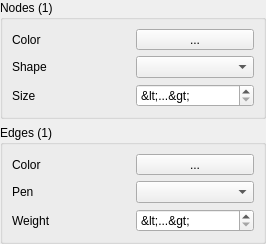
<?xml version="1.0" encoding="UTF-8"?>
<ui version="4.0">
 <class>CNodeEdgePropertiesUI</class>
 <widget class="QWidget" name="CNodeEdgePropertiesUI">
  <property name="geometry">
   <rect>
    <x>0</x>
    <y>0</y>
    <width>266</width>
    <height>214</height>
   </rect>
  </property>
  <property name="sizePolicy">
   <sizepolicy hsizetype="Preferred" vsizetype="Maximum">
    <horstretch>0</horstretch>
    <verstretch>0</verstretch>
   </sizepolicy>
  </property>
  <property name="windowTitle">
   <string>Form</string>
  </property>
  <layout class="QVBoxLayout" name="verticalLayout">
   <property name="leftMargin">
    <number>0</number>
   </property>
   <property name="topMargin">
    <number>0</number>
   </property>
   <property name="rightMargin">
    <number>0</number>
   </property>
   <property name="bottomMargin">
    <number>0</number>
   </property>
   <item>
    <widget class="QGroupBox" name="NodesBox">
     <property name="title">
      <string>Nodes (1)</string>
     </property>
     <layout class="QGridLayout" name="gridLayout">
      <item row="3" column="0">
       <widget class="QLabel" name="label_2">
        <property name="text">
         <string>Size</string>
        </property>
       </widget>
      </item>
      <item row="3" column="1">
       <widget class="QSpinBox" name="NodeSize">
        <property name="sizePolicy">
         <sizepolicy hsizetype="Preferred" vsizetype="Fixed">
          <horstretch>0</horstretch>
          <verstretch>0</verstretch>
         </sizepolicy>
        </property>
        <property name="specialValueText">
         <string>&lt;...&gt;</string>
        </property>
        <property name="correctionMode">
         <enum>QAbstractSpinBox::CorrectToNearestValue</enum>
        </property>
        <property name="minimum">
         <number>0</number>
        </property>
        <property name="maximum">
         <number>50</number>
        </property>
       </widget>
      </item>
      <item row="1" column="1">
       <widget class="QComboBox" name="NodeShape">
        <property name="sizePolicy">
         <sizepolicy hsizetype="Preferred" vsizetype="Fixed">
          <horstretch>0</horstretch>
          <verstretch>0</verstretch>
         </sizepolicy>
        </property>
       </widget>
      </item>
      <item row="1" column="0">
       <widget class="QLabel" name="label_3">
        <property name="text">
         <string>Shape</string>
        </property>
       </widget>
      </item>
      <item row="0" column="1">
       <widget class="QSint::ColorButton" name="NodeColor">
        <property name="sizePolicy">
         <sizepolicy hsizetype="Preferred" vsizetype="Fixed">
          <horstretch>0</horstretch>
          <verstretch>0</verstretch>
         </sizepolicy>
        </property>
        <property name="text">
         <string>...</string>
        </property>
       </widget>
      </item>
      <item row="0" column="0">
       <widget class="QLabel" name="label">
        <property name="text">
         <string>Color</string>
        </property>
       </widget>
      </item>
     </layout>
    </widget>
   </item>
   <item>
    <widget class="QGroupBox" name="EdgesBox">
     <property name="title">
      <string>Edges (1)</string>
     </property>
     <layout class="QGridLayout" name="gridLayout_2">
      <item row="1" column="1">
       <widget class="QPenComboBox" name="EdgePen">
        <property name="sizePolicy">
         <sizepolicy hsizetype="Preferred" vsizetype="Fixed">
          <horstretch>0</horstretch>
          <verstretch>0</verstretch>
         </sizepolicy>
        </property>
       </widget>
      </item>
      <item row="0" column="0">
       <widget class="QLabel" name="label_7">
        <property name="text">
         <string>Color</string>
        </property>
       </widget>
      </item>
      <item row="0" column="1">
       <widget class="QSint::ColorButton" name="EdgeColor">
        <property name="sizePolicy">
         <sizepolicy hsizetype="Preferred" vsizetype="Fixed">
          <horstretch>0</horstretch>
          <verstretch>0</verstretch>
         </sizepolicy>
        </property>
        <property name="text">
         <string>...</string>
        </property>
       </widget>
      </item>
      <item row="3" column="0">
       <widget class="QLabel" name="label_9">
        <property name="text">
         <string>Weight</string>
        </property>
       </widget>
      </item>
      <item row="3" column="1">
       <widget class="QSpinBox" name="EdgeWeight">
        <property name="sizePolicy">
         <sizepolicy hsizetype="Preferred" vsizetype="Fixed">
          <horstretch>0</horstretch>
          <verstretch>0</verstretch>
         </sizepolicy>
        </property>
        <property name="specialValueText">
         <string>&lt;...&gt;</string>
        </property>
        <property name="correctionMode">
         <enum>QAbstractSpinBox::CorrectToNearestValue</enum>
        </property>
        <property name="minimum">
         <number>0</number>
        </property>
        <property name="maximum">
         <number>50</number>
        </property>
       </widget>
      </item>
      <item row="1" column="0">
       <widget class="QLabel" name="label_6">
        <property name="text">
         <string>Pen</string>
        </property>
       </widget>
      </item>
     </layout>
    </widget>
   </item>
  </layout>
 </widget>
 <customwidgets>
  <customwidget>
   <class>QSint::ColorButton</class>
   <extends>QToolButton</extends>
   <header>colorbutton.h</header>
  </customwidget>
  <customwidget>
   <class>QPenComboBox</class>
   <extends>QComboBox</extends>
   <header>qpencombobox.h</header>
  </customwidget>
 </customwidgets>
 <tabstops>
  <tabstop>NodeColor</tabstop>
 </tabstops>
 <resources/>
 <connections/>
</ui>
